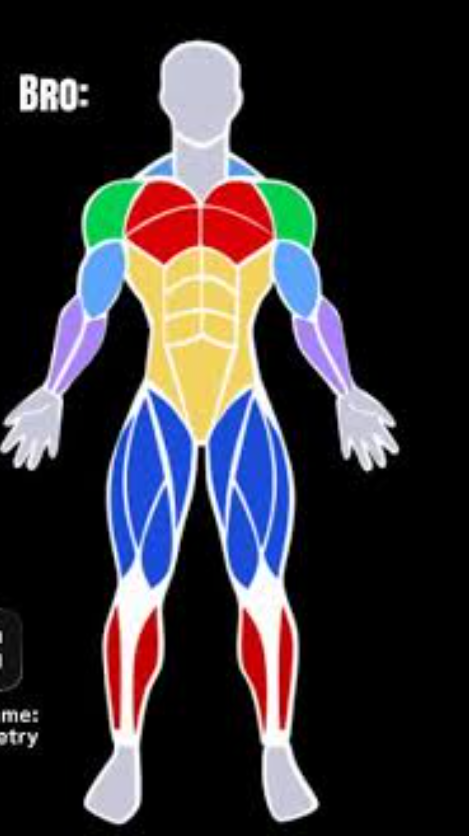
#> input picture docs/mapa-muscular/referencia.png, 469 x 836 px
$ python segmentar.py
#> lines starting #> are read from the running program, lines starting #| are printed output that depends on the picture
# Paso 1: clasifica cada píxel de la referencia en un color de la paleta.
from PIL import Image; import numpy as np, cv2, sys
SRC='referencia.png'
im=np.array(Image.open(SRC).convert('RGB'))
S=4  # sobremuestreo
big=cv2.resize(im,(im.shape[1]*S,im.shape[0]*S),interpolation=cv2.INTER_CUBIC)
big=cv2.bilateralFilter(big,9,40,9)
pts=dict(negro=(5,5),blanco=(130,590),gris=(200,70),trapecio=(155,165),hombro=(105,220),
         rojo=(160,215),biceps=(100,270),antebrazo=(70,340),abdomen=(175,330),cuadriceps=(130,480),rojo2=(115,650))
pal={k:np.median(im[y-1:y+2,x-1:x+2].reshape(-1,3),0) for k,(x,y) in pts.items()}
#> pal = 11 items
for k,v in pal.items(): print(k,v)
#> this loop made 11 passes
#> (k, v) on passes 1 to 11: ('negro', [0, 0, 0]), ('blanco', [253, 247, 242]), ('gris', [198, 199, 217]), ('trapecio', [191, 223, 255]), ('hombro', [0, 202, 77]), ('rojo', [255, 132, 118]), ('biceps', [100, 162, 245]), ('antebrazo', [165, 128, 245]), ('abdomen', [235, 212, 88]), ('cuadriceps', [38, 73, 191]), ('rojo2', [198, 4, 1])
#| negro [0. 0. 0.]
#| blanco [253. 247. 242.]
#| gris [198. 199. 217.]
#| trapecio [191. 223. 255.]
#| hombro [  0. 202.  77.]
#| rojo [255. 132. 118.]
#| biceps [100. 162. 245.]
#| antebrazo [165. 128. 245.]
#> (further printed lines are left out)
names=[k for k in pal if k!='rojo2']; P=np.array([pal[k] for k in names],float)
#> after `names = [k for k in pal if k != 'rojo2']`: names = ['negro', 'blanco', 'gris', 'trapecio', 'hombro', 'rojo', 'biceps', 'antebrazo', 'abdomen', 'cuadriceps']
#> after `P = np.array([pal[k] for k in names], float)`: P = [[0, 0, 0], [253, 247, 242], [198, 199, 217], [191, 223, 255], [0, 202, 77], [255, 132, 118], [100, 162, 245], [165, 128, 245], [235, 212, 88], [38, 73, 191]]
lab_P=cv2.cvtColor(P.astype(np.uint8)[None],cv2.COLOR_RGB2LAB)[0].astype(float)
#> lab_P = [[0, 128, 128], [249, 129, 131], [206, 131, 119], [223, 124, 109], [182, 60, 178], [176, 173, 157], [168, 132, 81], [157, 167, 74], [216, 122, 190], [92, 159, 63]]
lab=cv2.cvtColor(big,cv2.COLOR_RGB2LAB).astype(float)
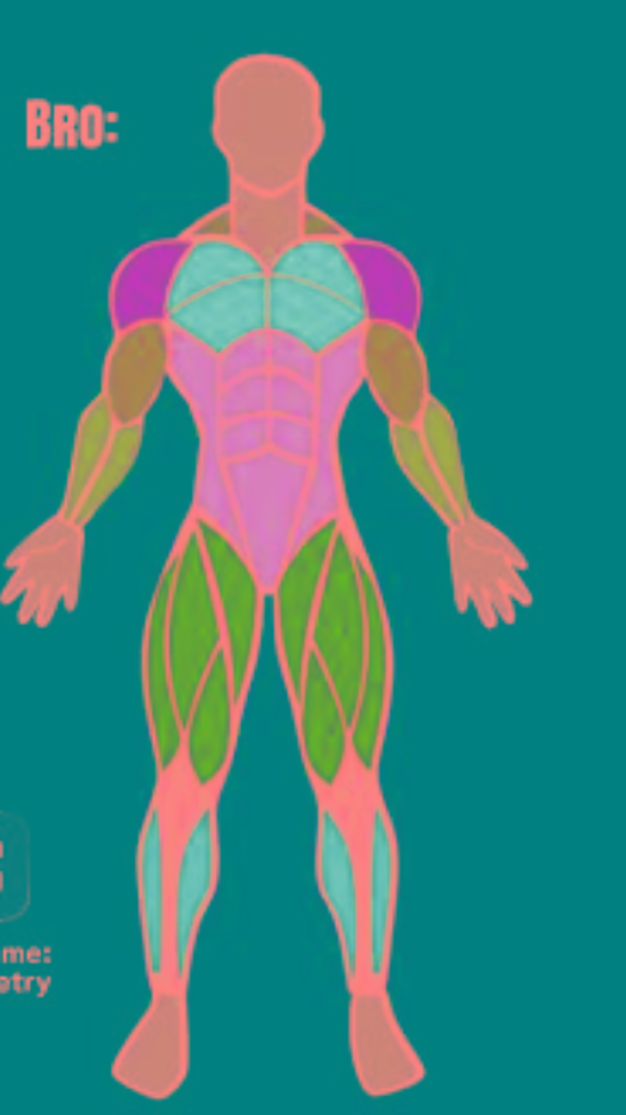
#> lab: shape (3344, 1876, 3) float64 (shown at 1/3 size); mean R, G, B 54.9, 131.7, 127.3
d=((lab[:,:,None,:]-lab_P[None,None])**2).sum(-1)
L=d.argmin(-1).astype(np.uint8)
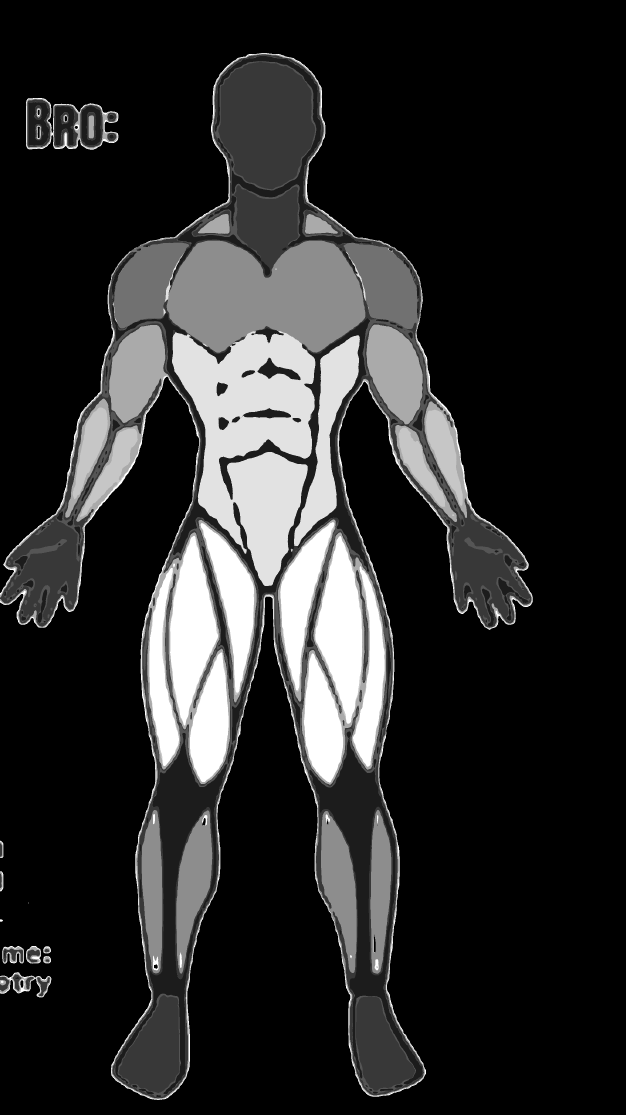
#> L: shape (3344, 1876) (shown at 1/3 size); min 0, max 9, mean 1.46; drawn with min black and max white
np.save('labels.npy',L); open('names.txt','w').write('\n'.join(names))
